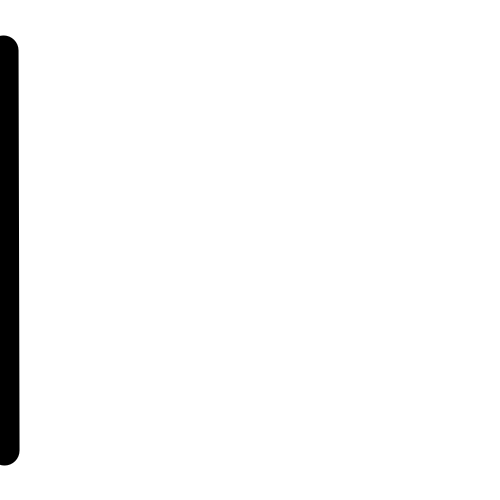
Frame 1 (no input)
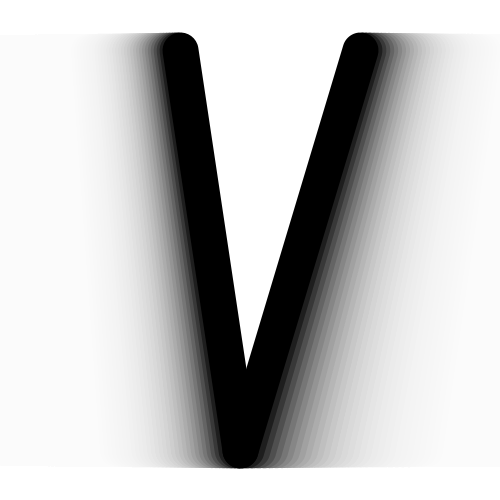
Frame 60 (the mouse pressed at the canvas centre just before this capture)
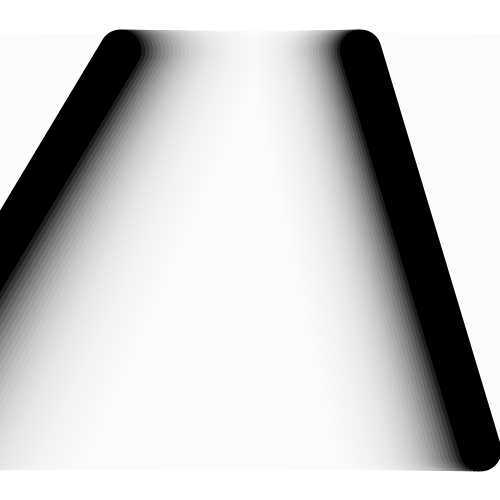
Frame 120 (the mouse held since frame 60 and released just before this capture)

The Processing sketch that drew these frames (run headless with seeded random() and noise(); from frame 60 on, the mouse is pressed at the canvas centre):

// Processing sketch: e05_mysza
// ── e05_mysza.pde
void setup(){
  size(500, 500);
  background(255);
  strokeWeight(30);
}

void draw(){  
  noStroke(); //bez obrysu
  fill(255, 30); //nie pelne pkrycie daje powidok
  rect(0,0, 500, 500); //czyli ten rect nie ma obrysu
  strokeWeight(30+frameCount*0.1);
  stroke(0);
  line(frameCount*3.0, 50, frameCount*4.0, 450);
  line(600-frameCount*4.0, 50, 600-frameCount*6.0, 450);
}
